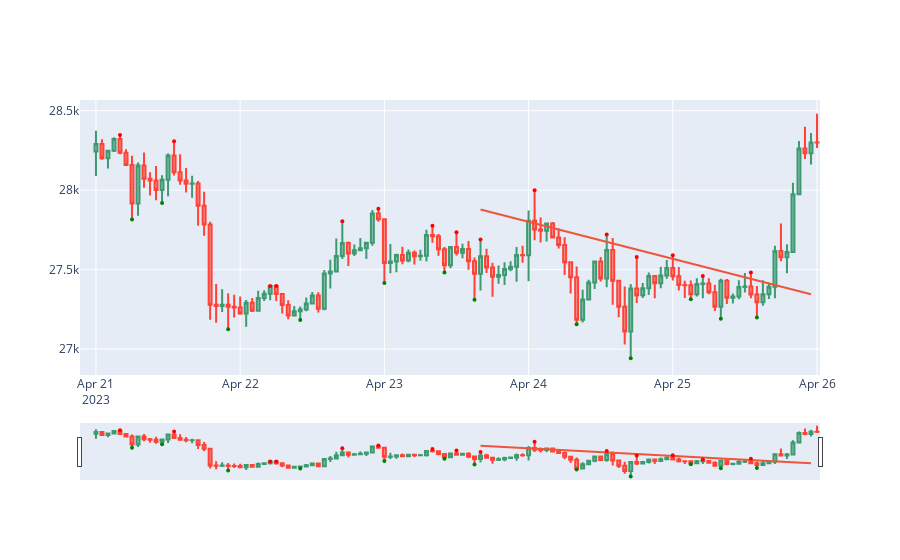

Write notebook code for a chart like this one.
### Code cell
df = local_reversals(df)
# df = add_rsx(14,df)
watchleft = 30
counter = 0
for i in range(watchleft,len(df)-5):
    previous_values = df['down_reversal'].iloc[i-watchleft:i-1]  # get the last 60 values in the column
    previous_values = previous_values[previous_values != 0]  # remove any values equal to 100_000
    down_indexes = previous_values.index.to_list()
    previous_values = previous_values.to_list()

    # Вычисляем коэффициенты k и b
    k, b = np.polyfit(down_indexes, previous_values, deg=1)
    k, b = round(k,2),round(b,2)
    if df.iloc[i]['close']>k*i+b and df.iloc[i]['low']<k*i+b and df.iloc[i]['open']<df.iloc[i]['close']:
        fig = go.Figure(data=[go.Candlestick(x=df['date'][i-watchleft:i+5],
                            open=df['open'][i-watchleft:i+5],
                            high=df['high'][i-watchleft:i+5],
                            low=df['low'][i-watchleft:i+5],
                            close=df['close'][i-watchleft:i+5])])
        y = [i*k+b for i in range(i-watchleft,i+5)]
        fig.add_trace(go.Scatter(x=df.loc[i-watchleft:i+5,'date'], y=y, mode='lines', name='New'))   
        fig.add_trace(go.Scatter(x=[df.iloc[i]['date']],y=[df.iloc[i]['close']],mode='markers', marker=dict(size=4, color='white')))
        counter+=1
        pio.write_image(fig, f'screens\\screen№{counter}.jpg')
        








# buy_orders = []
# sell_orders = []

# multiplier = 1.5
# watchleft = 3
# for i in range(25, len(df)-1):
#     if df.iloc[i-1]['open']>df.iloc[i-1]['close'] and df.iloc[i]['open']<df.iloc[i]['close'] and df.iloc[i-1]['low']>df.iloc[i]['low']: 
#         if df.iloc[i]['up_classic_divergence'] or df.iloc[i-1]['up_classic_divergence'] or df.iloc[i-2]['up_classic_divergence']:
#             buy_orders.append((df.iloc[i+1]['open'], df.iloc[i]['open'],
#             round(df.iloc[i+1]['open'] + (df.iloc[i+1]['open']-df.iloc[i]['open'])*multiplier,2),
#             i+1))
                    
#     if df.iloc[i-1]['open']<df.iloc[i-1]['close'] and df.iloc[i]['open']>df.iloc[i]['close'] and df.iloc[i-1]['high']<df.iloc[i]['high']:
#         if df.iloc[i]['down_classic_divergence'] or df.iloc[i-1]['down_classic_divergence'] or df.iloc[i-2]['down_classic_divergence']:
#             sell_orders.append((df.iloc[i+1]['open'], df.iloc[i]['open'],
#             round(df.iloc[i+1]['open'] - (df.iloc[i]['open']-df.iloc[i+1]['open'])*multiplier,2),
#             i+1)) 

                 
# print('Переходим к бектесту')

# backtest(df,buy_orders,sell_orders,100,1,depositchart=False,savecharts=False)

# for order in buy_orders:
    # fig.add_trace(go.Scatter(x=[order[3]],y=[order[0]],mode='markers', marker=dict(size=4, color='white')))
    # fig.add_trace(go.Scatter(x=[order[3]],y=[order[1]],mode='markers', marker=dict(size=4, color='red')))
    # fig.add_trace(go.Scatter(x=[order[3]],y=[order[2]],mode='markers', marker=dict(size=4, color='green')))

# for order in sell_orders:
#     fig.add_trace(go.Scatter(x=[order[3]],y=[order[0]],mode='markers', marker=dict(size=4, color='white')))
#     fig.add_trace(go.Scatter(x=[order[3]],y=[order[1]],mode='markers', marker=dict(size=4, color='red')))
#     fig.add_trace(go.Scatter(x=[order[3]],y=[order[2]],mode='markers', marker=dict(size=4, color='green')))


# for i in range(3, len(df)):
#     if hammer_up(df.loc[i-1, ['open', 'high', 'low', 'close']]):
#         fig.add_trace(go.Scatter(x=[df.iloc[i-1]['date']],y=[df.iloc[i-1]['low']],mode='markers', marker=dict(size=4, color='green')))
#         # fig.add_vline(x=df_higher_tf.iloc[i-1]['date'],line=dict(color='green'))

#     if falling_star_down(df.loc[i-1, ['open', 'high', 'low', 'close']]):
#         fig.add_trace(go.Scatter(x=[df.iloc[i-1]['date']],y=[df.iloc[i-1]['high']],mode='markers', marker=dict(size=4, color='red')))
#         # fig.add_vline(x=df_higher_tf.iloc[i-1]['date'],line=dict(color='red'))

fig = go.Figure(data=[go.Candlestick(x=df['date'],
                                      open=df['open'],
                                      high=df['high'],
                                      low=df['low'],
                                      close=df['close'])])
y = [i*k+b for i in range(64,120)]
fig.add_trace(go.Scatter(x=df.loc[64:120,'date'], y=y, mode='lines', name='New'))
for i in range(3, len(df)):
    if df.iloc[i]['up_reversal'] != 100_000:
        fig.add_trace(go.Scatter(x=[df.iloc[i]['date']],y=[df.iloc[i]['up_reversal']],mode='markers', marker=dict(size=4, color='green')))
        
    if df.iloc[i]['down_reversal']:
        fig.add_trace(go.Scatter(x=[df.iloc[i]['date']],y=[df.iloc[i]['down_reversal']],mode='markers', marker=dict(size=4, color='red')))

# RSX = go.Figure(go.Scatter(
#         x=df['date'],
#         y=df['RSX']
#     ))
# for i in range(3, len(df)):
#     if df.iloc[i]['up_classic_divergence']:
#         RSX.add_trace(go.Scatter(x=[df.iloc[i]['date']],y=[df.iloc[i]['RSX']],mode='markers', marker=dict(size=4, color='green')))
        
#     if df.iloc[i]['down_classic_divergence']:
#         RSX.add_trace(go.Scatter(x=[df.iloc[i]['date']],y=[df.iloc[i]['RSX']],mode='markers', marker=dict(size=4, color='red')))


fig.update_layout(showlegend=False)
fig.show()
# fig1.update_layout(showlegend=False)
# fig1.show()
# fig2.update_layout(showlegend=False)
# fig2.show()
# RSX.update_layout(showlegend=False)
# RSX.show()

### Figure 1 — Plotly figure (JSON) as saved in the notebook; plotly's stock layout.template omitted (floating-point values rounded to 4 significant figures)
{"data": [{"close": [28290.0, 28200.0, 28250.0, 28320.0, 28240.0, 28160.0, 27920.0, 28160.0, 28070.0, 28060.0, 28000.0, 28070.0, 28220.0, 28110.0, 28060.0, 28040.0, 28040.0, 27900.0, 27780.0, 27280.0, 27270.0, 27280.0, 27270.0, 27260.0, 27230.0, 27290.0, 27240.0, 27320.0, 27350.0, 27400.0, 27350.0, 27280.0, 27210.0, 27240.0, 27250.0, 27290.0, 27340.0, 27250.0, 27480.0, 27490.0, 27590.0, 27670.0, 27600.0, 27620.0, 27630.0, 27670.0, 27850.0, 27820.0, 27540.0, 27550.0, 27590.0, 27560.0, 27610.0, 27590.0, 27590.0, 27720.0, 27710.0, 27630.0, 27530.0, 27640.0, 27610.0, 27630.0, 27550.0, 27470.0, 27580.0, 27510.0, 27460.0, 27470.0, 27500.0, 27520.0, 27590.0, 27590.0, 27810.0, 27750.0, 27750.0, 27790.0, 27700.0, 27650.0, 27550.0, 27450.0, 27190.0, 27310.0, 27420.0, 27550.0, 27440.0, 27620.0, 27430.0, 27270.0, 27110.0, 27380.0, 27340.0, 27380.0, 27460.0, 27410.0, 27460.0, 27510.0, 27460.0, 27400.0, 27400.0, 27350.0, 27410, 27410.0, 27360.0, 27270.0, 27430.0, 27323, 27330.0, 27390.0, 27390.0, 27340.0, 27290.0, 27345, 27390.0, 27620.0, 27580.0, 27610.0, 27980.0, 28260.0, 28230.0, 28300.0, 28300.0], "high": [28370.0, 28320.0, 28250.0, 28330.0, 28348, 28260.0, 28220.0, 28170.0, 28240.0, 28110.0, 28150.0, 28090.0, 28230.0, 28310.0, 28230.0, 28140.0, 28090.0, 28060.0, 27990.0, 27801, 27410.0, 27380.0, 27350.0, 27340.0, 27330.0, 27310, 27320.0, 27370.0, 27370.0, 27400.0, 27400.0, 27350.0, 27310.0, 27270.0, 27270.0, 27320.0, 27360.0, 27360.0, 27500.0, 27560.0, 27696, 27800.0, 27680.0, 27660.0, 27700.0, 27670.0, 27880.0, 27880.0, 27820.0, 27660.0, 27600, 27640.0, 27630.0, 27620.0, 27620.0, 27750.0, 27777, 27720.0, 27640.0, 27650.0, 27740.0, 27660.0, 27680.0, 27580.0, 27690.0, 27630.0, 27540.0, 27530.0, 27550.0, 27550.0, 27640.0, 27650.0, 27870.0, 28000, 27830.0, 27790.0, 27800, 27760.0, 27700.0, 27550.0, 27520.0, 27370.0, 27440.0, 27550.0, 27580, 27720.0, 27700, 27430.0, 27390.0, 27410.0, 27580.0, 27420.0, 27483, 27460.0, 27520.0, 27560.0, 27590.0, 27517, 27430.0, 27430.0, 27450.0, 27460.0, 27450.0, 27410.0, 27440.0, 27440.0, 27350.0, 27430.0, 27480.0, 27480.0, 27400.0, 27430.0, 27420.0, 27650.0, 27790.0, 27660.0, 28050.0, 28310.0, 28400.0, 28360.0, 28481], "low": [28090, 28190.0, 28140.0, 28240.0, 28230.0, 28150.0, 27820.0, 27840.0, 28020.0, 27970.0, 27940.0, 27920.0, 27960.0, 28090.0, 28030.0, 27990.0, 27950.0, 27780.0, 27710.0, 27180.0, 27166, 27230.0, 27125, 27200.0, 27220.0, 27140.0, 27230.0, 27240.0, 27303, 27308, 27300.0, 27225, 27188, 27210.0, 27180.0, 27240.0, 27280.0, 27231, 27240.0, 27380.0, 27480.0, 27570.0, 27520.0, 27590.0, 27620.0, 27570.0, 27650.0, 27800.0, 27420.0, 27480.0, 27480.0, 27530.0, 27550.0, 27530.0, 27560.0, 27550.0, 27670.0, 27590.0, 27480.0, 27510.0, 27590.0, 27570.0, 27500, 27310.0, 27370.0, 27480.0, 27330, 27410.0, 27400.0, 27490, 27420.0, 27540.0, 27430.0, 27685, 27670.0, 27680.0, 27700.0, 27630.0, 27470.0, 27350, 27160.0, 27170.0, 27310.0, 27380.0, 27430.0, 27390.0, 27280.0, 27200, 27030.0, 26940.0, 27290, 27320.0, 27340.0, 27320.0, 27380.0, 27440.0, 27430.0, 27370.0, 27320.0, 27310.0, 27330.0, 27320.0, 27350.0, 27240.0, 27192, 27280.0, 27290.0, 27310.0, 27360.0, 27320.0, 27200.0, 27270.0, 27320.0, 27320, 27550.0, 27480.0, 27610.0, 27980.0, 28200.0, 28160.0, 28270.0], "open": [28240.0, 28290.0, 28200.0, 28250.0, 28320.0, 28240.0, 28160.0, 27920.0, 28160.0, 28070.0, 28060.0, 28000.0, 28070.0, 28220.0, 28110.0, 28060.0, 28040.0, 28040.0, 27900.0, 27780.0, 27280.0, 27270.0, 27280.0, 27270.0, 27260.0, 27230.0, 27290.0, 27240.0, 27320.0, 27350.0, 27400.0, 27350.0, 27280.0, 27210.0, 27240.0, 27250.0, 27290.0, 27340.0, 27255, 27480.0, 27490.0, 27590.0, 27670.0, 27600.0, 27620.0, 27630.0, 27670.0, 27850.0, 27820.0, 27540.0, 27550.0, 27590.0, 27560.0, 27610.0, 27590.0, 27590.0, 27720.0, 27710.0, 27630.0, 27530.0, 27640.0, 27610.0, 27630.0, 27550.0, 27470.0, 27580.0, 27510.0, 27460.0, 27470.0, 27500.0, 27520.0, 27590.0, 27590.0, 27810.0, 27750.0, 27750.0, 27790.0, 27700.0, 27650.0, 27550.0, 27450.0, 27190.0, 27310.0, 27420.0, 27550.0, 27440.0, 27620.0, 27430.0, 27270.0, 27110.0, 27380.0, 27340.0, 27380.0, 27460.0, 27410.0, 27460.0, 27510.0, 27460.0, 27400.0, 27400.0, 27350.0, 27410.0, 27410.0, 27360.0, 27270.0, 27430.0, 27323, 27330.0, 27390.0, 27390.0, 27340.0, 27290.0, 27345, 27390.0, 27620.0, 27580.0, 27610.0, 27980.0, 28260.0, 28230.0, 28300.0], "type": "candlestick", "x": ["2023-04-21T00:00:00", "2023-04-21T01:00:00", "2023-04-21T02:00:00", "2023-04-21T03:00:00", "2023-04-21T04:00:00", "2023-04-21T05:00:00", "2023-04-21T06:00:00", "2023-04-21T07:00:00", "2023-04-21T08:00:00", "2023-04-21T09:00:00", "2023-04-21T10:00:00", "2023-04-21T11:00:00", "2023-04-21T12:00:00", "2023-04-21T13:00:00", "2023-04-21T14:00:00", "2023-04-21T15:00:00", "2023-04-21T16:00:00", "2023-04-21T17:00:00", "2023-04-21T18:00:00", "2023-04-21T19:00:00", "2023-04-21T20:00:00", "2023-04-21T21:00:00", "2023-04-21T22:00:00", "2023-04-21T23:00:00", "2023-04-22T00:00:00", "2023-04-22T01:00:00", "2023-04-22T02:00:00", "2023-04-22T03:00:00", "2023-04-22T04:00:00", "2023-04-22T05:00:00", "2023-04-22T06:00:00", "2023-04-22T07:00:00", "2023-04-22T08:00:00", "2023-04-22T09:00:00", "2023-04-22T10:00:00", "2023-04-22T11:00:00", "2023-04-22T12:00:00", "2023-04-22T13:00:00", "2023-04-22T14:00:00", "2023-04-22T15:00:00", "2023-04-22T16:00:00", "2023-04-22T17:00:00", "2023-04-22T18:00:00", "2023-04-22T19:00:00", "2023-04-22T20:00:00", "2023-04-22T21:00:00", "2023-04-22T22:00:00", "2023-04-22T23:00:00", "2023-04-23T00:00:00", "2023-04-23T01:00:00", "2023-04-23T02:00:00", "2023-04-23T03:00:00", "2023-04-23T04:00:00", "2023-04-23T05:00:00", "2023-04-23T06:00:00", "2023-04-23T07:00:00", "2023-04-23T08:00:00", "2023-04-23T09:00:00", "2023-04-23T10:00:00", "2023-04-23T11:00:00", "2023-04-23T12:00:00", "2023-04-23T13:00:00", "2023-04-23T14:00:00", "2023-04-23T15:00:00", "2023-04-23T16:00:00", "2023-04-23T17:00:00", "2023-04-23T18:00:00", "2023-04-23T19:00:00", "2023-04-23T20:00:00", "2023-04-23T21:00:00", "2023-04-23T22:00:00", "2023-04-23T23:00:00", "2023-04-24T00:00:00", "2023-04-24T01:00:00", "2023-04-24T02:00:00", "2023-04-24T03:00:00", "2023-04-24T04:00:00", "2023-04-24T05:00:00", "2023-04-24T06:00:00", "2023-04-24T07:00:00", "2023-04-24T08:00:00", "2023-04-24T09:00:00", "2023-04-24T10:00:00", "2023-04-24T11:00:00", "2023-04-24T12:00:00", "2023-04-24T13:00:00", "2023-04-24T14:00:00", "2023-04-24T15:00:00", "2023-04-24T16:00:00", "2023-04-24T17:00:00", "2023-04-24T18:00:00", "2023-04-24T19:00:00", "2023-04-24T20:00:00", "2023-04-24T21:00:00", "2023-04-24T22:00:00", "2023-04-24T23:00:00", "2023-04-25T00:00:00", "2023-04-25T01:00:00", "2023-04-25T02:00:00", "2023-04-25T03:00:00", "2023-04-25T04:00:00", "2023-04-25T05:00:00", "2023-04-25T06:00:00", "2023-04-25T07:00:00", "2023-04-25T08:00:00", "2023-04-25T09:00:00", "2023-04-25T10:00:00", "2023-04-25T11:00:00", "2023-04-25T12:00:00", "2023-04-25T13:00:00", "2023-04-25T14:00:00", "2023-04-25T15:00:00", "2023-04-25T16:00:00", "2023-04-25T17:00:00", "2023-04-25T18:00:00", "2023-04-25T19:00:00", "2023-04-25T20:00:00", "2023-04-25T21:00:00", "2023-04-25T22:00:00", "2023-04-25T23:00:00", "2023-04-26T00:00:00"]}, {"mode": "lines", "name": "New", "type": "scatter", "x": ["2023-04-23T16:00:00", "2023-04-23T17:00:00", "2023-04-23T18:00:00", "2023-04-23T19:00:00", "2023-04-23T20:00:00", "2023-04-23T21:00:00", "2023-04-23T22:00:00", "2023-04-23T23:00:00", "2023-04-24T00:00:00", "2023-04-24T01:00:00", "2023-04-24T02:00:00", "2023-04-24T03:00:00", "2023-04-24T04:00:00", "2023-04-24T05:00:00", "2023-04-24T06:00:00", "2023-04-24T07:00:00", "2023-04-24T08:00:00", "2023-04-24T09:00:00", "2023-04-24T10:00:00", "2023-04-24T11:00:00", "2023-04-24T12:00:00", "2023-04-24T13:00:00", "2023-04-24T14:00:00", "2023-04-24T15:00:00", "2023-04-24T16:00:00", "2023-04-24T17:00:00", "2023-04-24T18:00:00", "2023-04-24T19:00:00", "2023-04-24T20:00:00", "2023-04-24T21:00:00", "2023-04-24T22:00:00", "2023-04-24T23:00:00", "2023-04-25T00:00:00", "2023-04-25T01:00:00", "2023-04-25T02:00:00", "2023-04-25T03:00:00", "2023-04-25T04:00:00", "2023-04-25T05:00:00", "2023-04-25T06:00:00", "2023-04-25T07:00:00", "2023-04-25T08:00:00", "2023-04-25T09:00:00", "2023-04-25T10:00:00", "2023-04-25T11:00:00", "2023-04-25T12:00:00", "2023-04-25T13:00:00", "2023-04-25T14:00:00", "2023-04-25T15:00:00", "2023-04-25T16:00:00", "2023-04-25T17:00:00", "2023-04-25T18:00:00", "2023-04-25T19:00:00", "2023-04-25T20:00:00", "2023-04-25T21:00:00", "2023-04-25T22:00:00", "2023-04-25T23:00:00", "2023-04-26T00:00:00"], "y": [27880.0, 27870.0, 27860.0, 27850.0, 27840.0, 27830.0, 27820.0, 27810.0, 27800.0, 27790.0, 27780.0, 27770.0, 27760.0, 27750.0, 27740.0, 27730.0, 27720.0, 27710.0, 27700.0, 27690.0, 27680.0, 27670.0, 27670.0, 27660.0, 27650.0, 27640.0, 27630.0, 27620.0, 27610.0, 27600.0, 27590.0, 27580.0, 27570.0, 27560.0, 27550.0, 27540.0, 27530.0, 27520.0, 27510.0, 27500.0, 27490.0, 27480.0, 27470.0, 27460.0, 27450.0, 27440.0, 27430.0, 27420.0, 27410.0, 27400.0, 27390.0, 27380.0, 27370.0, 27360.0, 27360.0, 27350.0]}, {"marker": {"color": "red", "size": 4}, "mode": "markers", "type": "scatter", "x": ["2023-04-21T04:00:00"], "y": [28348]}, {"marker": {"color": "green", "size": 4}, "mode": "markers", "type": "scatter", "x": ["2023-04-21T06:00:00"], "y": [27820.0]}, {"marker": {"color": "green", "size": 4}, "mode": "markers", "type": "scatter", "x": ["2023-04-21T11:00:00"], "y": [27920.0]}, {"marker": {"color": "red", "size": 4}, "mode": "markers", "type": "scatter", "x": ["2023-04-21T13:00:00"], "y": [28310.0]}, {"marker": {"color": "green", "size": 4}, "mode": "markers", "type": "scatter", "x": ["2023-04-21T22:00:00"], "y": [27125]}, {"marker": {"color": "red", "size": 4}, "mode": "markers", "type": "scatter", "x": ["2023-04-22T05:00:00"], "y": [27400.0]}, {"marker": {"color": "red", "size": 4}, "mode": "markers", "type": "scatter", "x": ["2023-04-22T06:00:00"], "y": [27400.0]}, {"marker": {"color": "green", "size": 4}, "mode": "markers", "type": "scatter", "x": ["2023-04-22T10:00:00"], "y": [27180.0]}, {"marker": {"color": "red", "size": 4}, "mode": "markers", "type": "scatter", "x": ["2023-04-22T17:00:00"], "y": [27800.0]}, {"marker": {"color": "red", "size": 4}, "mode": "markers", "type": "scatter", "x": ["2023-04-22T23:00:00"], "y": [27880.0]}, {"marker": {"color": "green", "size": 4}, "mode": "markers", "type": "scatter", "x": ["2023-04-23T00:00:00"], "y": [27420.0]}, {"marker": {"color": "red", "size": 4}, "mode": "markers", "type": "scatter", "x": ["2023-04-23T08:00:00"], "y": [27777]}, {"marker": {"color": "green", "size": 4}, "mode": "markers", "type": "scatter", "x": ["2023-04-23T10:00:00"], "y": [27480.0]}, {"marker": {"color": "red", "size": 4}, "mode": "markers", "type": "scatter", "x": ["2023-04-23T12:00:00"], "y": [27740.0]}, {"marker": {"color": "green", "size": 4}, "mode": "markers", "type": "scatter", "x": ["2023-04-23T15:00:00"], "y": [27310.0]}, {"marker": {"color": "red", "size": 4}, "mode": "markers", "type": "scatter", "x": ["2023-04-23T16:00:00"], "y": [27690.0]}, {"marker": {"color": "red", "size": 4}, "mode": "markers", "type": "scatter", "x": ["2023-04-24T01:00:00"], "y": [28000]}, {"marker": {"color": "green", "size": 4}, "mode": "markers", "type": "scatter", "x": ["2023-04-24T08:00:00"], "y": [27160.0]}, {"marker": {"color": "red", "size": 4}, "mode": "markers", "type": "scatter", "x": ["2023-04-24T13:00:00"], "y": [27720.0]}, {"marker": {"color": "green", "size": 4}, "mode": "markers", "type": "scatter", "x": ["2023-04-24T17:00:00"], "y": [26940.0]}, {"marker": {"color": "red", "size": 4}, "mode": "markers", "type": "scatter", "x": ["2023-04-24T18:00:00"], "y": [27580.0]}, {"marker": {"color": "red", "size": 4}, "mode": "markers", "type": "scatter", "x": ["2023-04-25T00:00:00"], "y": [27590.0]}, {"marker": {"color": "green", "size": 4}, "mode": "markers", "type": "scatter", "x": ["2023-04-25T03:00:00"], "y": [27310.0]}, {"marker": {"color": "red", "size": 4}, "mode": "markers", "type": "scatter", "x": ["2023-04-25T05:00:00"], "y": [27460.0]}, {"marker": {"color": "green", "size": 4}, "mode": "markers", "type": "scatter", "x": ["2023-04-25T08:00:00"], "y": [27192]}, {"marker": {"color": "red", "size": 4}, "mode": "markers", "type": "scatter", "x": ["2023-04-25T13:00:00"], "y": [27480.0]}, {"marker": {"color": "green", "size": 4}, "mode": "markers", "type": "scatter", "x": ["2023-04-25T14:00:00"], "y": [27200.0]}], "layout": {"showlegend": false}}
